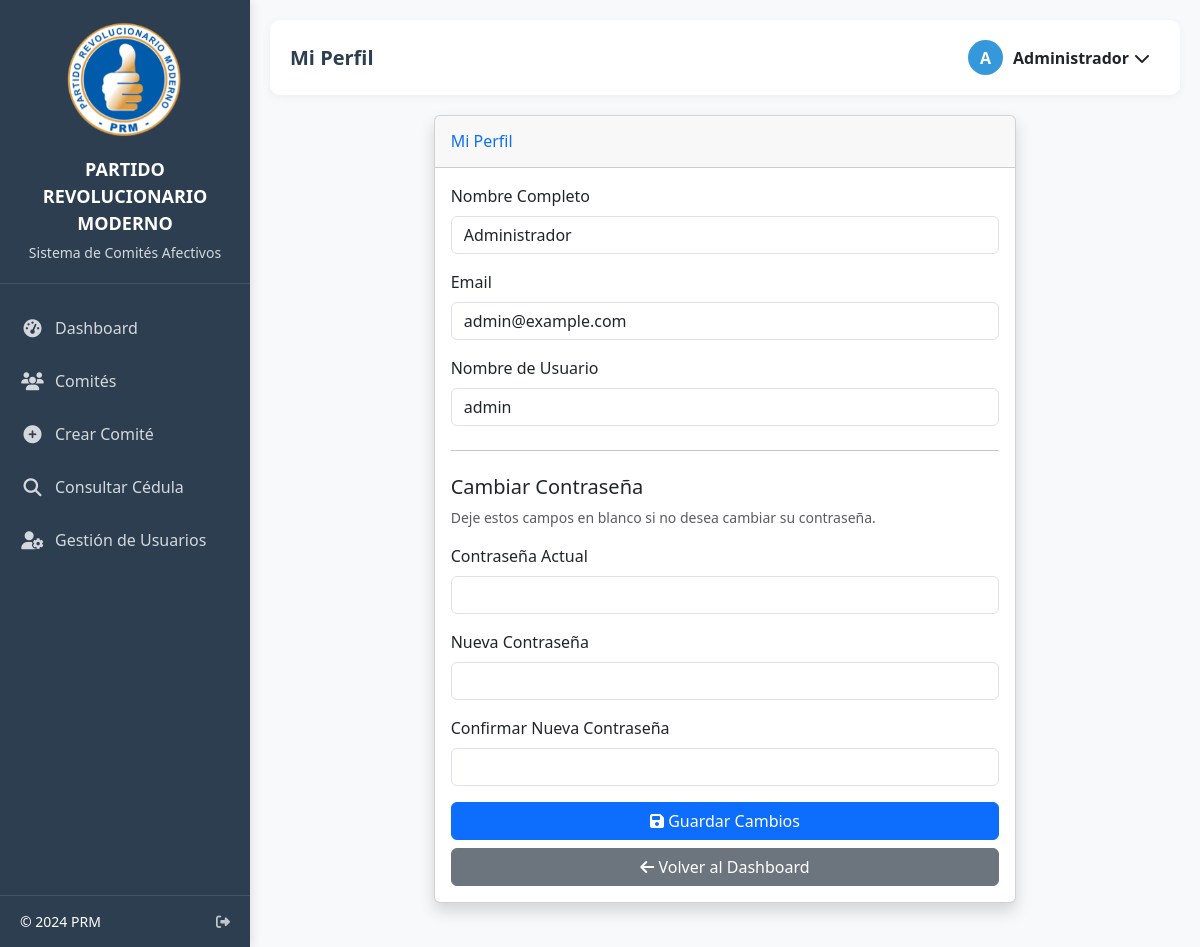
The app's page /perfil.php (signed in) with its own data.
### tables this page shows
CREATE TABLE IF NOT EXISTS usuarios (
    id INT AUTO_INCREMENT PRIMARY KEY,
    nombre VARCHAR(100) NOT NULL,
    usuario VARCHAR(50) NOT NULL UNIQUE,
    password VARCHAR(255) NOT NULL,
    email VARCHAR(100),
    rol ENUM('admin', 'usuario') DEFAULT 'usuario',
    fecha_registro TIMESTAMP DEFAULT CURRENT_TIMESTAMP,
    ultimo_acceso DATETIME,
    activo BOOLEAN DEFAULT TRUE
);

### perfil.php (the view, shortened to what this page needs)
<?php
$conn = conectarDB();
$usuario_id = $_SESSION['usuario_id'];
$stmt = $conn->prepare("SELECT * FROM usuarios WHERE id = ?");
$stmt->bind_param("i", $usuario_id);
$stmt->execute();
$resultado = $stmt->get_result();
$usuario = $resultado->fetch_assoc();
include 'includes/header.php';
?>
<div class="row">
    <div class="col-lg-8 mx-auto">
        <div class="card shadow mb-4">
            <div class="card-header py-3">
                <h6 class="m-0 font-weight-bold text-primary">Mi Perfil</h6>
            </div>
            <div class="card-body">
                <form method="POST" action="">
                    <div class="mb-3">
                        <label for="nombre" class="form-label">Nombre Completo</label>
                        <input type="text" class="form-control" id="nombre" name="nombre" value="<?php echo htmlspecialchars($usuario['nombre']); ?>" required>
                    </div>
                    <div class="mb-3">
                        <label for="email" class="form-label">Email</label>
                        <input type="email" class="form-control" id="email" name="email" value="<?php echo htmlspecialchars($usuario['email']); ?>" required>
                    </div>
                    <div class="mb-3">
                        <label for="usuario" class="form-label">Nombre de Usuario</label>
                        <input type="text" class="form-control" id="usuario" name="usuario" value="<?php echo htmlspecialchars($usuario['usuario']); ?>" required>
                    </div>
                    <hr class="my-4">
                    <h5>Cambiar Contraseña</h5>
                    <p class="text-muted small">Deje estos campos en blanco si no desea cambiar su contraseña.</p>
                    <div class="mb-3">
                        <label for="password_actual" class="form-label">Contraseña Actual</label>
                        <input type="password" class="form-control" id="password_actual" name="password_actual">
                    </div>
                    <div class="mb-3">
                        <label for="password_nuevo" class="form-label">Nueva Contraseña</label>
                        <input type="password" class="form-control" id="password_nuevo" name="password_nuevo">
                    </div>
                    <div class="mb-3">
                        <label for="password_confirmar" class="form-label">Confirmar Nueva Contraseña</label>
                        <input type="password" class="form-control" id="password_confirmar" name="password_confirmar">
                    </div>
                    <div class="d-grid gap-2">
                        <button type="submit" name="actualizar_perfil" class="btn btn-primary">
                            <i class="fas fa-save"></i> Guardar Cambios
                        </button>
                        <a href="dashboard.php" class="btn btn-secondary">
                            <i class="fas fa-arrow-left"></i> Volver al Dashboard
                        </a>
                    </div>
                </form>
            </div>
        </div>
    </div>
</div>
<?php include 'includes/footer.php'; ?>

### includes/header.php (style rules this page uses)
:root { --primary-color: #2c3e50; --secondary-color: #3498db; --accent-color: #e74c3c; --light-color: #ecf0f1; --success-color: #27ae60; --warning-color: #f39c12; --sidebar-width: 250px; }
body { background-color: #f8f9fa; font-family: 'Segoe UI', Tahoma, Geneva, Verdana, sans-serif; min-height: 100vh; display: flex; flex-direction: column; }

### records on screen
usuarios: nombre "Administrador", email "admin@example.com", usuario "admin"

### other values on screen
$titulo_pagina "Mi Perfil"
substr($_SESSION['usuario_nombre'] ?? 'U', 0, 1) "A"
$_SESSION['usuario_nombre'] "Administrador"
